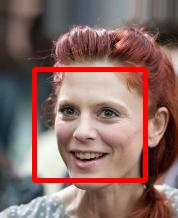
#> input picture Face/output/000002.jpg, 178 x 218 px, given as the content of the folder images, which was not available
$ python main.py
#> lines starting #> are read from the running program, lines starting #| are printed output that depends on the picture; after the words box and inside, x2 and y2 are one past the last pixel; in counts of white or black regions, pixels touching at a corner belong together; pictures that were not available may be replaced by others from this repository, and a replacement may not be noted
import cv2
import logging
import glob
import os
import time
from datetime import datetime

#Распознавание лиц

#настройка лога
LogFile = f'face_200_{datetime.now().strftime("%Y%m%d_%H%M%S")}.log'
logging.basicConfig(
    filename=LogFile,
    level=logging.INFO,
    format='%(asctime)s - %(message)s',
    datefmt='%Y-%m-%d %H:%M:%S'
)

def LoadImage(filename):
#> called with filename = '_only/000002.jpg'
    img = cv2.imread(filename)
#> img is the input picture: shape (218, 178, 3); mean B, G, R 100.7, 105.6, 137.8
    if img is None:
        logging.error(f"Не найдено: {filename}")
        return filename, 0, []

    gray = cv2.cvtColor(img, cv2.COLOR_BGR2GRAY)
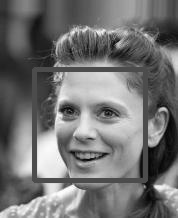
#> gray: shape (218, 178); min 1, max 255, mean 114.7
    face_cascade = cv2.CascadeClassifier(cv2.data.haarcascades + 'haarcascade_frontalface_default.xml')
    faces = face_cascade.detectMultiScale(gray, scaleFactor=1.05, minNeighbors=4, minSize=(30, 30))
#> faces = [[36, 71, 107, 107]]

    for i, (x, y, w, h) in enumerate(faces):
        cv2.rectangle(img, (x, y), (x + w, y + h), (0, 0, 255), thickness=3)
#> this loop made 1 pass
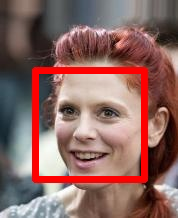
#> img: shape (218, 178, 3); 5.48% of pixels changed, all inside (x1, y1, x2, y2) = (34, 69, 146, 181)

    os.makedirs("output", exist_ok=True)
    output_path = f"output/{os.path.basename(filename)}"
    cv2.imwrite(output_path, img)
    return filename, len(faces), faces

def main():
    image_files = sorted(glob.glob('images/*.jpg') + glob.glob('images/*.png'))
    #проверка на наличие фото
    if not image_files:
        print("Нет фото")
        return

    total_count = len(image_files)
    print(f"Обработка {total_count} фото!")
    start_time = time.time()
    total_faces = 0
    logging.info(f"Старт: {total_count} фото")

    for i, filename in enumerate(image_files, 1):
        filename_short = os.path.basename(filename)
        filename_result, num_faces, coords = LoadImage(filename)
#> num_faces = 1; coords = [[36, 71, 107, 107]]
        total_faces += num_faces
#> total_faces = 1
        progress = i / total_count * 100
        print(f"\r {i}/{total_count} ({progress:.1f}%) | Лиц: {total_faces} | {filename_short}", end="")
#|  1/1 (100.0%) | Лиц: 1 | 000002.jpg
        logging.info(f"{i:3d}. {filename_short}: {num_faces} лиц")
        for j, (x, y, w, h) in enumerate(coords):
            logging.info(f"Лицо {j + 1}: x={x}, y={y}, w={w}, h={h}")

    elapsed = time.time() - start_time
    print(f"\nГотово за {elapsed:.1f}с ({elapsed / 60:.1f}мин)")
    print(f"Всего: {total_faces} из {total_count} файлов")
#| Всего: 1 из 1 файлов
    print(f"Результат: папка output/")
    print(f"Лог: {LogFile}")

if __name__ == "__main__":
    main()

$ run again, on Face/output/000011.jpg
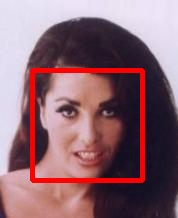
#> input picture Face/output/000011.jpg, 178 x 218 px, given as the content of the folder images, which was not available
#> in LoadImage, img is the input picture: shape (218, 178, 3); mean B, G, R 112.1, 101.8, 139.2
#> in LoadImage, `gray = cv2.cvtColor(img, cv2.COLOR_BGR2GRAY)`:
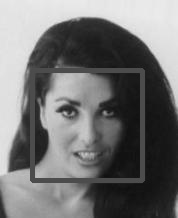
#> gray: shape (218, 178); min 15, max 235, mean 114.2
#> faces = [[32, 70, 109, 109]]
#> the loop in LoadImage, `for i, (x, y, w, h) in enumerate(faces):` made 1 pass
#> after the loop in LoadImage, `for i, (x, y, w, h) in enumerate(faces):`:
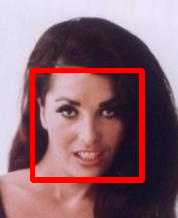
#> img: shape (218, 178, 3); 5.59% of pixels changed, all inside (x1, y1, x2, y2) = (30, 68, 144, 182)
#> num_faces = 1; coords = [[32, 70, 109, 109]]
#> total_faces = 1
#|  1/1 (100.0%) | Лиц: 1 | 000011.jpg
#> the loop in main, `for j, (x, y, w, h) in enumerate(coords):` made 1 pass
#| Всего: 1 из 1 файлов

$ run again, on Face/output/000012.jpg
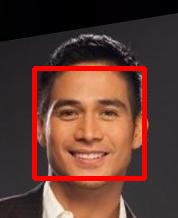
#> input picture Face/output/000012.jpg, 178 x 218 px, given as the content of the folder images, which was not available
#> in LoadImage, img is the input picture: shape (218, 178, 3); mean B, G, R 50.4, 58.9, 94.7
#> in LoadImage, `gray = cv2.cvtColor(img, cv2.COLOR_BGR2GRAY)`:
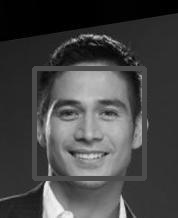
#> gray: shape (218, 178); min 0, max 247, mean 68.6
#> faces = [[34, 69, 110, 110]]
#> the loop in LoadImage, `for i, (x, y, w, h) in enumerate(faces):` made 1 pass
#> after the loop in LoadImage, `for i, (x, y, w, h) in enumerate(faces):`:
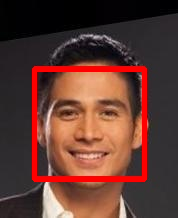
#> img: shape (218, 178, 3); 5.64% of pixels changed, all inside (x1, y1, x2, y2) = (32, 67, 147, 182)
#> num_faces = 1; coords = [[34, 69, 110, 110]]
#> total_faces = 1
#|  1/1 (100.0%) | Лиц: 1 | 000012.jpg
#> the loop in main, `for j, (x, y, w, h) in enumerate(coords):` made 1 pass
#| Всего: 1 из 1 файлов

$ run again, on Face/output/000013.jpg
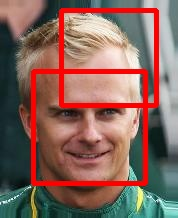
#> input picture Face/output/000013.jpg, 178 x 218 px, given as the content of the folder images, which was not available
#> in LoadImage, img is the input picture: shape (218, 178, 3); mean B, G, R 91.9, 101.3, 135
#> in LoadImage, `gray = cv2.cvtColor(img, cv2.COLOR_BGR2GRAY)`:
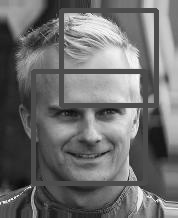
#> gray: shape (218, 178); min 7, max 253, mean 110.3
#> faces = [[35, 72, 111, 111]]
#> the loop in LoadImage, `for i, (x, y, w, h) in enumerate(faces):` made 1 pass
#> after the loop in LoadImage, `for i, (x, y, w, h) in enumerate(faces):`:
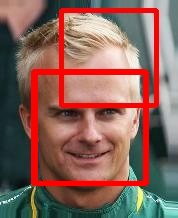
#> img: shape (218, 178, 3); 5.69% of pixels changed, all inside (x1, y1, x2, y2) = (33, 70, 149, 186)
#> num_faces = 1; coords = [[35, 72, 111, 111]]
#> total_faces = 1
#|  1/1 (100.0%) | Лиц: 1 | 000013.jpg
#> the loop in main, `for j, (x, y, w, h) in enumerate(coords):` made 1 pass
#| Всего: 1 из 1 файлов
